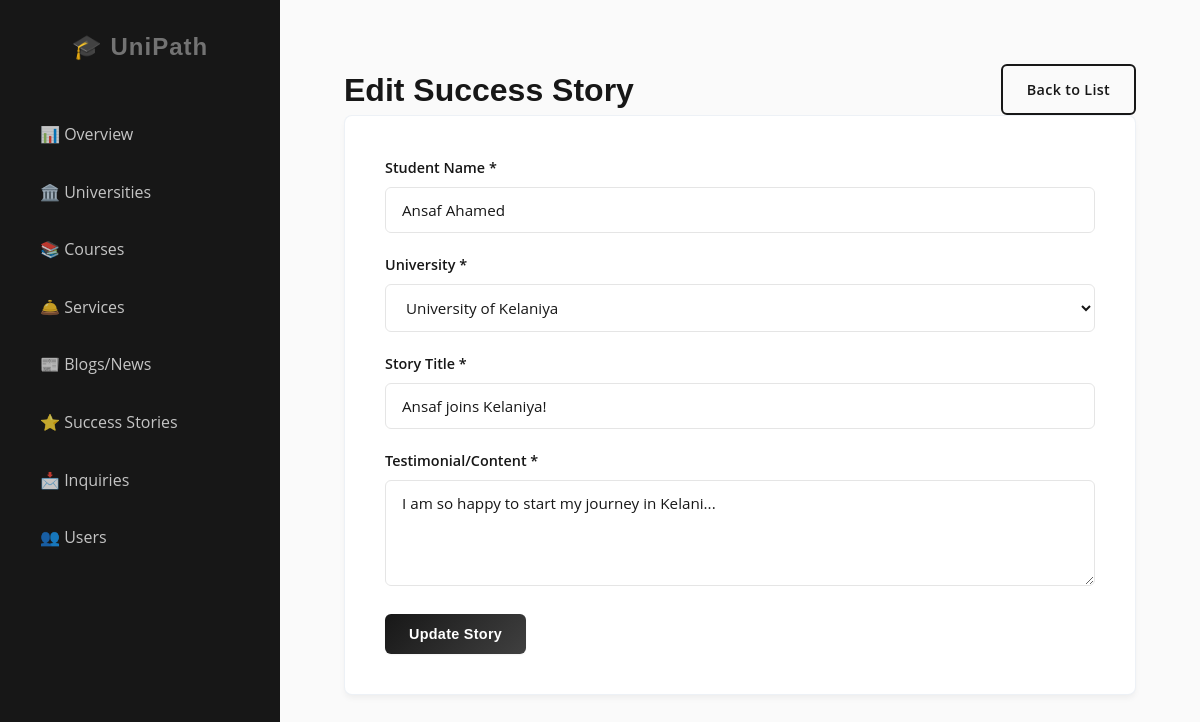
Screenshot of /admin/add_success_story.php?id=1 (signed in) with the database file from the repository.
### tables this page shows
CREATE TABLE `success_stories` (
  `story_id` int(11) NOT NULL,
  `university_id` int(11) NOT NULL,
  `student_name` varchar(100) DEFAULT NULL,
  `student_image` varchar(255) DEFAULT NULL,
  `title` varchar(255) NOT NULL,
  `content` longtext NOT NULL,
  `category` varchar(50) DEFAULT NULL,
  `published_date` timestamp NOT NULL DEFAULT current_timestamp(),
  `created_by` int(11) DEFAULT NULL
);

CREATE TABLE `universities` (
  `uni_id` int(11) NOT NULL,
  `name` varchar(100) NOT NULL,
  `logo_image` varchar(255) DEFAULT NULL,
  `description` text DEFAULT NULL,
  `ranking` int(11) DEFAULT NULL,
  `website_url` varchar(255) DEFAULT NULL,
  `country_name` varchar(50) NOT NULL,
  `cost_of_living` text DEFAULT NULL,
  `created_by` int(11) DEFAULT NULL
);

### admin/add_success_story.php (the view, shortened to what this page needs)
<?php
include '../includes/db_connect.php';
$universities = [];
$uni_query = "SELECT uni_id, name FROM universities ORDER BY name ASC";
$uni_result = mysqli_query($conn, $uni_query);
if (mysqli_num_rows($uni_result) > 0) {
    while ($row = mysqli_fetch_assoc($uni_result)) {
        $universities[] = $row;
    }
}
$mode = 'add';
$story_id = isset($_GET['id']) ? (int) $_GET['id'] : 0;
$story_data = [
    'student_name' => '',
    'university_id' => '',
    'title' => '',
    'content' => '',
    'student_image' => ''
];
if ($story_id > 0) {
    $mode = 'edit';
    $sql = "SELECT * FROM success_stories WHERE story_id=$story_id";
    $result = mysqli_query($conn, $sql);
    if ($result && mysqli_num_rows($result) > 0) {
        $story_data = mysqli_fetch_assoc($result);
    } else {
        $error = "Success story not found.";
    }
}
?>
<!DOCTYPE html>
<html lang="en">
<head>
    <link rel="stylesheet" href="../assets/css/style.css">
</head>
<body>
    <div class="dashboard-container">
        <?php include 'sidebar.php'; ?>
        <div class="main-content">
            <div class="header-actions">
                <h1><?= ucfirst($mode) ?> Success Story</h1>
                <a href="manage_success_stories.php" class="btn btn-outline">Back to List</a>
            </div>
            <div class="content-section" style="max-width: 800px;">
                <form method="POST" action="" onsubmit="return CheckForm(this)" novalidate>
                    <div class="form-group">
                        <label>Student Name *</label>
                        <input type="text" name="student_name"
                            value="<?= htmlspecialchars($story_data['student_name']) ?>" required class="form-control">
                    </div>
                    <div class="form-group">
                        <label>University *</label>
                        <select name="university_id" required class="form-control">
                            <?php foreach ($universities as $uni): ?>
                                <option value="<?= $uni['uni_id'] ?>" <?= (isset($story_data['university_id']) && $story_data['university_id'] == $uni['uni_id']) ? 'selected' : '' ?>>
                                    <?= htmlspecialchars($uni['name']) ?>
                                </option>
                            <?php endforeach; ?>
                        </select>
                    </div>
                    <div class="form-group">
                        <label>Story Title *</label>
                        <input type="text" name="title" value="<?= htmlspecialchars($story_data['title']) ?>" required
                            class="form-control" placeholder="e.g. My Journey to Oxford">
                    </div>
                    <div class="form-group">
                        <label>Testimonial/Content *</label>
                        <textarea name="content" rows="4" required
                            class="form-control"><?= htmlspecialchars($story_data['content']) ?></textarea>
                    </div>
                    <button type="submit"
                        class="btn btn-primary"><?= ($mode == 'edit') ? 'Update Story' : 'Add Story' ?></button>
                </form>
            </div>
        </div>
    </div>
</body>
</html>

### assets/css/style.css (style rules this page uses)
:root { --primary-color: #171717; --primary-light: #404040; --secondary-color: #737373; --accent-color: #171717; --primary-hover: #000000; --text-main: #171717; --text-body: #525252; --text-light: #a3a3a3; --bg-body: #fafafa; --bg-surface: #ffffff; --border-color: #e5e5e5; --success-color: #15803d; --warning-color: #b45309; --danger-color: #b91c1c; --font-heading: "Poppins", sans-serif; --font-body: "Open Sans", sans-serif; --radius-sm: 4px; --radius-md: 6px; --radius-lg: 8px; --radius-xl: 12px; --radius-full: 9999px; --shadow-sm: 0 1px 2px 0 rgba(0, 0, 0, 0.05); --shadow-md: 0 4px 6px -1px rgba(0, 0, 0, 0.02); --shadow-lg: 0 10px 15px -3px rgba(0, 0, 0, 0.03); --shadow-hover: 0 10px 15px -3px rgba(0, 0, 0, 0.05); }
* { margin: 0; padding: 0; box-sizing: border-box; }
body { font-family: var(--font-body); background-color: var(--bg-body); color: var(--text-main); line-height: 1.6; -webkit-font-smoothing: antialiased; }
h1, h2, h3, h4, h5, h6 { font-family: var(--font-heading); font-weight: 600; color: var(--primary-color); line-height: 1.25; }
a { text-decoration: none; color: var(--primary-color); }
.btn { display: inline-flex; align-items: center; justify-content: center; gap: 8px; padding: 0.75rem 1.5rem; border-radius: var(--radius-md); font-weight: 600; font-size: 0.9rem; letter-spacing: 0.3px; cursor: pointer; transition: all 0.25s cubic-bezier(0.4, 0, 0.2, 1); border: 1px solid transparent; box-shadow: var(--shadow-sm); }
.btn-primary { background: linear-gradient(135deg, var(--primary-color), var(--primary-light)); color: var(--bg-surface); border: none; }
.btn-outline { background: transparent; border: 2px solid var(--primary-color); color: var(--primary-color); box-shadow: none; }
.header-actions { display: flex; justify-content: space-between; align-items: center; gap: 15px; }
.card, .content-section, .stat-card, .uni-card, .story-card, .value-card, .blog-card, .team-card, .service-card { background: var(--bg-surface); border-radius: var(--radius-lg); box-shadow: 0 4px 6px -1px rgba(0, 0, 0, 0.05); border: 1px solid var(--border-color); transition: all 0.3s ease; overflow: hidden; }
.card, .content-section, .stat-card { border: 1px solid rgba(226, 232, 240, 0.6); }
.content-section { padding: 2.5rem; margin-bottom: 2rem; }
.form-group { margin-bottom: 1.25rem; }
.form-group label { display: block; margin-bottom: 0.5rem; font-weight: 600; font-size: 0.9rem; color: var(--text-main); }
.form-control, input[type="text"], input[type="email"], input[type="password"], input[type="number"], input[type="date"], select, textarea { width: 100%; padding: 0.75rem 1rem; font-family: var(--font-body); font-size: 0.95rem; color: var(--text-main); background: var(--bg-surface); border: 1px solid var(--border-color); border-radius: var(--radius-md); transition: all 0.2s ease; }
.dashboard-container { display: flex; min-height: 100vh; background-color: var(--bg-body); }
.main-content { flex: 1; padding: 4rem; overflow-y: auto; }

### rows the page displays
success_stories: student_name "Ansaf Ahamed", university_id "University of Kelaniya", title "Ansaf joins Kelaniya!", content "I am so happy to start my journey in Kelani..."

### other values shown
$mode "Edit"
